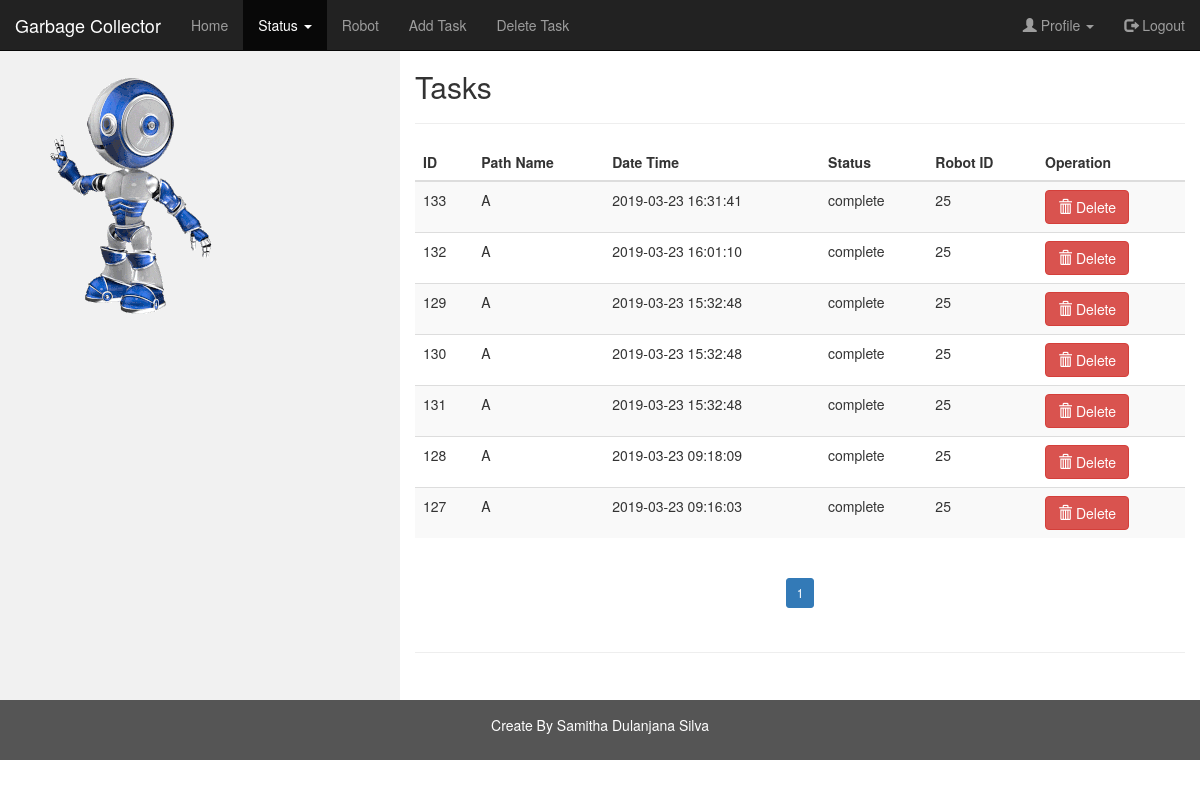
/GarbageCollector/complete.php (signed in), run on the app's committed database.
### tables this page shows
CREATE TABLE `tasks_TB` (
  `roundid` int(11) NOT NULL,
  `path_name` char(1) NOT NULL,
  `Date_Time` timestamp NOT NULL DEFAULT current_timestamp() ON UPDATE current_timestamp(),
  `RB_status` varchar(8) DEFAULT 'not yet',
  `robotID` int(11) DEFAULT NULL
);

### GarbageCollector/complete.php (the view, shortened to what this page needs)
<?php
include "conn.php";
$sql=null; $rowcount=null;
  if ($sql==null) {
      $sql="select roundid,path_name,Date_Time,RB_status,robotID  from tasks_TB where RB_status='complete' order by Date_Time DESC limit 10";
  }
 ?>
<!DOCTYPE html>
<html lang="en">
<head>
  <link rel="stylesheet" href="https://maxcdn.bootstrapcdn.com/bootstrap/3.3.7/css/bootstrap.min.css">
 <link rel="stylesheet" href="http://cdnjs.cloudflare.com/ajax/libs/jquery.bootstrapvalidator/0.5.3/css/bootstrapValidator.min.css"/>
</head>
<body>
<nav class="navbar navbar-inverse navbar-fixed-top">
  <div class="container-fluid">
    <div class="navbar-header">
      <a class="navbar-brand" href="homepanel.php">Garbage Collector</a>
    </div>
    <div class="collapse navbar-collapse" id="myNavbar">
      <ul class="nav navbar-nav">
        <li ><a href="homepanel.php">Home</a></li>
        <li class="dropdown active">
       <a class="dropdown-toggle" data-toggle="dropdown" href="homepanel.php">Status
       <span class="caret"></span></a>
     </li>
       <li><a href="robotpanel.php">Robot</a></li>
        <li ><a href="AddTask.php">Add Task</a></li>
        <li><a href="deleteall.php">Delete Task</a></li>
      </ul>
      <ul class="nav navbar-nav navbar-right">
         <li class="dropdown">
       <a class="dropdown-toggle" data-toggle="dropdown" href="homepanel.php"><span class="glyphicon glyphicon-user"></span> Profile
       <span class="caret"></span></a>
     </li>
        <li><a href="logout.php"><span class="glyphicon glyphicon-log-out"></span> Logout</a></li>
      </ul>
    </div>
  </div>
</nav>
<div class="container-fluid text-center"  style="padding-top: 50px;" >
  <div class="row content">
    <div class="col-sm-4 sidenav">
    <p>  <img src="images-animated-gif.blogspot.com.gif" class="img-responsive" alt="Cinque Terre" style="height=300px; weight=250px;" ></P>
    </div>
    <div class="col-sm-8 text-left" >
      <h2>Tasks</h2>
<hr>
<?php
if($sql <>null) {
$result=$conn->query($sql);
if($result->num_rows > 0) {
?>
			<div class="table-responsive">
		   <table class="table table-striped">
		     <thead>
		       <tr>
		         <th>ID</th>
		         <th>Path Name</th>
		         <th>Date Time</th>
		         <th>Status</th>
            <th>Robot ID</th>
            <th>Operation</th>
		       </tr>
		     </thead>
		     <tbody>
<?php
	 while($row = $result->fetch_assoc()) {
	?>
		       <tr>
		         <td><?php echo  $row["roundid"];?></td>
		         <td><?php echo  $row["path_name"];?></td>
		         <td><?php echo $row["Date_Time"]; ?></td>
		         <td><?php echo $row["RB_status"]; ?></td>
            <td><?php echo $row["robotID"]; ?></td>
            <td><form  id="rowdelete" action="<?php echo $_SERVER['PHP_SELF'];?>" method="post"><input type="hidden" name="rowid" value="<?php echo$row["roundid"]; ?>">  <button type="submit" class="btn btn-danger"> <span class="glyphicon glyphicon-trash"></span> Delete</button></form></td>
             </tr>
<?php
}
?>
</tbody>
</table>
</div>
<?php
}else {
echo "<h2>Empty</h2>";
}
?>
       <center>    <ul class="pagination pagination-sm">
          <?php
          if ($rowcount == null) {
            $sql="select roundid  from tasks_TB ";
            $result=$conn->query($sql);
            $rowcount=$result->num_rows;
          }
  }
          $pagisize=ceil($rowcount/10);
           $pagenum=0;
          for ($i=0; $i <$pagisize; $i++) {
   if ($i==$pagenum) {
     ?>
     <li class="active"><a href="<?php echo $_SERVER['PHP_SELF']."?page=".$i; ?>"><?php echo ($i+1) ?></a></li>
   <?php
   } else {
     ?>
   <li><a href="<?php echo $_SERVER['PHP_SELF']."?page=".$i; ?>"><?php echo ($i+1) ?></a></li>
     <?php   }  }
          ?>
        </ul>
   </center>
			 <hr>
		 </div>
    </div>
  </div>
<footer class="container-fluid text-center">
  <p>Create By Samitha Dulanjana Silva</p>
</footer>
</body>
</html>

### GarbageCollector/complete.php (style rules this page uses)
.navbar { margin-bottom: 0; border-radius: 0; }
.row.content { height: 650px }
.sidenav { padding-top: 20px; background-color: #f1f1f1; height: 100%; }
footer { background-color: #555; color: white; padding: 15px; }

### data on the page
tasks_tb: roundid "133", path_name "A", Date_Time "2019-03-23 16:31:41", RB_status "complete", robotID "25"
tasks_tb: roundid "132", path_name "A", Date_Time "2019-03-23 16:01:10", RB_status "complete", robotID "25"
tasks_tb: roundid "129", path_name "A", Date_Time "2019-03-23 15:32:48", RB_status "complete", robotID "25"
tasks_tb: roundid "130", path_name "A", Date_Time "2019-03-23 15:32:48", RB_status "complete", robotID "25"
tasks_tb: roundid "131", path_name "A", Date_Time "2019-03-23 15:32:48", RB_status "complete", robotID "25"
tasks_tb: roundid "128", path_name "A", Date_Time "2019-03-23 09:18:09", RB_status "complete", robotID "25"
tasks_tb: roundid "127", path_name "A", Date_Time "2019-03-23 09:16:03", RB_status "complete", robotID "25"
